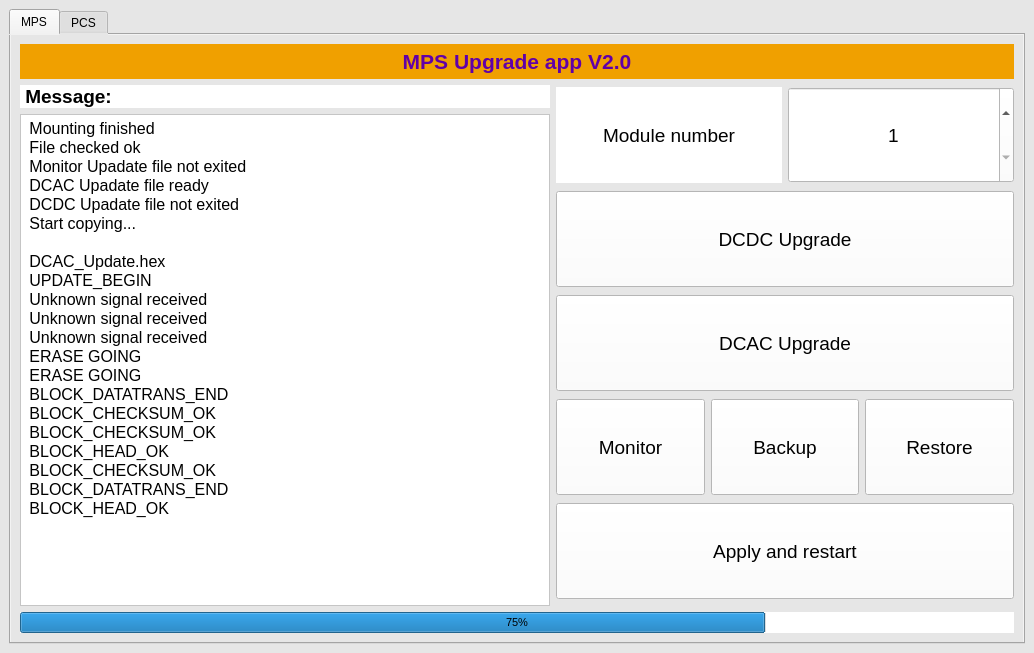
<?xml version="1.0" encoding="UTF-8"?>
<ui version="4.0">
 <class>UpgradeTools</class>
 <widget class="QMainWindow" name="UpgradeTools">
  <property name="geometry">
   <rect>
    <x>0</x>
    <y>0</y>
    <width>1034</width>
    <height>653</height>
   </rect>
  </property>
  <property name="windowTitle">
   <string>UpgradeTools</string>
  </property>
  <widget class="QWidget" name="centralwidget">
   <property name="styleSheet">
    <string notr="true">background-color: rgb(230, 230, 230);</string>
   </property>
   <layout class="QGridLayout" name="gridLayout_2">
    <item row="0" column="1">
     <widget class="QTabWidget" name="tabWidget">
      <property name="currentIndex">
       <number>0</number>
      </property>
      <property name="usesScrollButtons">
       <bool>true</bool>
      </property>
      <property name="documentMode">
       <bool>false</bool>
      </property>
      <property name="tabsClosable">
       <bool>false</bool>
      </property>
      <property name="movable">
       <bool>false</bool>
      </property>
      <property name="tabBarAutoHide">
       <bool>false</bool>
      </property>
      <widget class="QWidget" name="MPS">
       <attribute name="title">
        <string>MPS</string>
       </attribute>
       <layout class="QGridLayout" name="gridLayout">
        <item row="0" column="0">
         <widget class="QLabel" name="label">
          <property name="minimumSize">
           <size>
            <width>0</width>
            <height>35</height>
           </size>
          </property>
          <property name="font">
           <font>
            <pointsize>16</pointsize>
            <weight>75</weight>
            <bold>true</bold>
           </font>
          </property>
          <property name="styleSheet">
           <string notr="true">background-color: rgb(240, 160, 0);
color: rgb(97, 0, 167);</string>
          </property>
          <property name="text">
           <string>MPS Upgrade app V2.0</string>
          </property>
          <property name="alignment">
           <set>Qt::AlignCenter</set>
          </property>
         </widget>
        </item>
        <item row="1" column="0">
         <layout class="QHBoxLayout" name="horizontalLayout" stretch="1,1">
          <item>
           <layout class="QVBoxLayout" name="verticalLayout_3">
            <item>
             <widget class="QLabel" name="Message_label">
              <property name="minimumSize">
               <size>
                <width>530</width>
                <height>0</height>
               </size>
              </property>
              <property name="maximumSize">
               <size>
                <width>16777215</width>
                <height>16777215</height>
               </size>
              </property>
              <property name="font">
               <font>
                <pointsize>14</pointsize>
                <weight>75</weight>
                <bold>true</bold>
               </font>
              </property>
              <property name="styleSheet">
               <string notr="true">background-color: rgb(255, 255, 255);</string>
              </property>
              <property name="text">
               <string> Message:</string>
              </property>
             </widget>
            </item>
            <item>
             <widget class="QPlainTextEdit" name="plainTextEdit">
              <property name="minimumSize">
               <size>
                <width>530</width>
                <height>0</height>
               </size>
              </property>
              <property name="maximumSize">
               <size>
                <width>16777215</width>
                <height>16777215</height>
               </size>
              </property>
              <property name="font">
               <font>
                <pointsize>12</pointsize>
               </font>
              </property>
              <property name="styleSheet">
               <string notr="true">background-color: rgb(255, 255, 255);</string>
              </property>
              <property name="readOnly">
               <bool>true</bool>
              </property>
              <property name="plainText">
               <string> Mounting finished 
 File checked ok 
 Monitor Upadate file not exited 
 DCAC Upadate file ready 
 DCDC Upadate file not exited 
 Start copying...

 DCAC_Update.hex 
 UPDATE_BEGIN 
 Unknown signal received 
 Unknown signal received 
 Unknown signal received 
 ERASE GOING 
 ERASE GOING 
 BLOCK_DATATRANS_END
 BLOCK_CHECKSUM_OK 
 BLOCK_CHECKSUM_OK
 BLOCK_HEAD_OK
 BLOCK_CHECKSUM_OK
 BLOCK_DATATRANS_END
 BLOCK_HEAD_OK 
</string>
              </property>
             </widget>
            </item>
           </layout>
          </item>
          <item>
           <layout class="QVBoxLayout" name="verticalLayout_2">
            <item>
             <layout class="QHBoxLayout" name="horizontalLayout_2">
              <item>
               <widget class="QLabel" name="Modnum_label">
                <property name="font">
                 <font>
                  <pointsize>14</pointsize>
                 </font>
                </property>
                <property name="styleSheet">
                 <string notr="true">background-color: rgb(255, 255, 255);</string>
                </property>
                <property name="text">
                 <string>Module number</string>
                </property>
                <property name="alignment">
                 <set>Qt::AlignCenter</set>
                </property>
               </widget>
              </item>
              <item>
               <widget class="QSpinBox" name="spinBox">
                <property name="minimumSize">
                 <size>
                  <width>0</width>
                  <height>96</height>
                 </size>
                </property>
                <property name="font">
                 <font>
                  <pointsize>14</pointsize>
                 </font>
                </property>
                <property name="styleSheet">
                 <string notr="true">background-color: rgb(255, 255, 255);</string>
                </property>
                <property name="alignment">
                 <set>Qt::AlignCenter</set>
                </property>
                <property name="minimum">
                 <number>1</number>
                </property>
                <property name="maximum">
                 <number>99</number>
                </property>
                <property name="value">
                 <number>1</number>
                </property>
               </widget>
              </item>
             </layout>
            </item>
            <item>
             <widget class="QPushButton" name="DCDC_btn">
              <property name="minimumSize">
               <size>
                <width>450</width>
                <height>96</height>
               </size>
              </property>
              <property name="font">
               <font>
                <pointsize>14</pointsize>
               </font>
              </property>
              <property name="styleSheet">
               <string notr="true">background-color: rgb(255, 255, 255);</string>
              </property>
              <property name="text">
               <string>DCDC Upgrade</string>
              </property>
             </widget>
            </item>
            <item>
             <widget class="QPushButton" name="DCAC_btn">
              <property name="minimumSize">
               <size>
                <width>0</width>
                <height>96</height>
               </size>
              </property>
              <property name="font">
               <font>
                <pointsize>14</pointsize>
               </font>
              </property>
              <property name="styleSheet">
               <string notr="true">background-color: rgb(255, 255, 255);</string>
              </property>
              <property name="text">
               <string>DCAC Upgrade</string>
              </property>
             </widget>
            </item>
            <item>
             <layout class="QHBoxLayout" name="horizontalLayout_3">
              <item>
               <widget class="QPushButton" name="Monitor_btn">
                <property name="minimumSize">
                 <size>
                  <width>0</width>
                  <height>96</height>
                 </size>
                </property>
                <property name="font">
                 <font>
                  <pointsize>14</pointsize>
                 </font>
                </property>
                <property name="styleSheet">
                 <string notr="true">background-color: rgb(255, 255, 255);</string>
                </property>
                <property name="text">
                 <string>Monitor</string>
                </property>
               </widget>
              </item>
              <item>
               <widget class="QPushButton" name="Backup_btn">
                <property name="minimumSize">
                 <size>
                  <width>0</width>
                  <height>96</height>
                 </size>
                </property>
                <property name="font">
                 <font>
                  <pointsize>14</pointsize>
                 </font>
                </property>
                <property name="styleSheet">
                 <string notr="true">background-color: rgb(255, 255, 255);</string>
                </property>
                <property name="text">
                 <string>Backup</string>
                </property>
               </widget>
              </item>
              <item>
               <widget class="QPushButton" name="Restore_btn">
                <property name="minimumSize">
                 <size>
                  <width>0</width>
                  <height>96</height>
                 </size>
                </property>
                <property name="font">
                 <font>
                  <pointsize>14</pointsize>
                 </font>
                </property>
                <property name="styleSheet">
                 <string notr="true">background-color: rgb(255, 255, 255);</string>
                </property>
                <property name="text">
                 <string>Restore</string>
                </property>
               </widget>
              </item>
             </layout>
            </item>
            <item>
             <widget class="QPushButton" name="Apply_btn">
              <property name="minimumSize">
               <size>
                <width>0</width>
                <height>96</height>
               </size>
              </property>
              <property name="font">
               <font>
                <pointsize>14</pointsize>
               </font>
              </property>
              <property name="styleSheet">
               <string notr="true">background-color: rgb(255, 255, 255);</string>
              </property>
              <property name="text">
               <string>Apply and restart</string>
              </property>
             </widget>
            </item>
           </layout>
          </item>
         </layout>
        </item>
        <item row="2" column="0">
         <widget class="QProgressBar" name="progressBar">
          <property name="minimumSize">
           <size>
            <width>980</width>
            <height>0</height>
           </size>
          </property>
          <property name="maximumSize">
           <size>
            <width>16777215</width>
            <height>16777215</height>
           </size>
          </property>
          <property name="font">
           <font>
            <pointsize>8</pointsize>
           </font>
          </property>
          <property name="styleSheet">
           <string notr="true">background-color: rgb(255, 255, 255);
border-color: rgb(255, 255, 255);</string>
          </property>
          <property name="value">
           <number>75</number>
          </property>
          <property name="alignment">
           <set>Qt::AlignCenter</set>
          </property>
          <property name="textVisible">
           <bool>true</bool>
          </property>
          <property name="invertedAppearance">
           <bool>false</bool>
          </property>
          <property name="textDirection">
           <enum>QProgressBar::TopToBottom</enum>
          </property>
         </widget>
        </item>
       </layout>
      </widget>
      <widget class="QWidget" name="MEGA">
       <attribute name="title">
        <string>PCS</string>
       </attribute>
       <layout class="QGridLayout" name="gridLayout_3">
        <item row="0" column="0">
         <widget class="QLabel" name="label_6">
          <property name="minimumSize">
           <size>
            <width>0</width>
            <height>35</height>
           </size>
          </property>
          <property name="font">
           <font>
            <pointsize>16</pointsize>
            <weight>75</weight>
            <bold>true</bold>
           </font>
          </property>
          <property name="styleSheet">
           <string notr="true">background-color: rgb(240, 160, 0);
color: rgb(97, 0, 167);</string>
          </property>
          <property name="text">
           <string>PCS Upgrade Tools V2.0</string>
          </property>
          <property name="alignment">
           <set>Qt::AlignCenter</set>
          </property>
         </widget>
        </item>
        <item row="1" column="0">
         <layout class="QHBoxLayout" name="horizontalLayout_4" stretch="1,1">
          <item>
           <layout class="QVBoxLayout" name="verticalLayout_4">
            <item>
             <layout class="QHBoxLayout" name="horizontalLayout_5">
              <item>
               <widget class="QLabel" name="Modnum_label_2">
                <property name="font">
                 <font>
                  <pointsize>14</pointsize>
                 </font>
                </property>
                <property name="styleSheet">
                 <string notr="true">background-color: rgb(255, 255, 255);</string>
                </property>
                <property name="text">
                 <string>Module number</string>
                </property>
                <property name="alignment">
                 <set>Qt::AlignCenter</set>
                </property>
               </widget>
              </item>
              <item>
               <widget class="QSpinBox" name="spinBox_2">
                <property name="minimumSize">
                 <size>
                  <width>0</width>
                  <height>96</height>
                 </size>
                </property>
                <property name="font">
                 <font>
                  <pointsize>14</pointsize>
                 </font>
                </property>
                <property name="styleSheet">
                 <string notr="true">background-color: rgb(255, 255, 255);</string>
                </property>
                <property name="alignment">
                 <set>Qt::AlignCenter</set>
                </property>
                <property name="minimum">
                 <number>1</number>
                </property>
                <property name="maximum">
                 <number>99</number>
                </property>
                <property name="value">
                 <number>1</number>
                </property>
               </widget>
              </item>
             </layout>
            </item>
            <item>
             <widget class="QLabel" name="Message_label_2">
              <property name="minimumSize">
               <size>
                <width>530</width>
                <height>0</height>
               </size>
              </property>
              <property name="maximumSize">
               <size>
                <width>16777215</width>
                <height>16777215</height>
               </size>
              </property>
              <property name="font">
               <font>
                <pointsize>14</pointsize>
                <weight>75</weight>
                <bold>true</bold>
               </font>
              </property>
              <property name="styleSheet">
               <string notr="true">background-color: rgb(255, 255, 255);</string>
              </property>
              <property name="text">
               <string> Message:</string>
              </property>
             </widget>
            </item>
            <item>
             <widget class="QPlainTextEdit" name="plainTextEdit_2">
              <property name="minimumSize">
               <size>
                <width>530</width>
                <height>0</height>
               </size>
              </property>
              <property name="maximumSize">
               <size>
                <width>16777215</width>
                <height>16777215</height>
               </size>
              </property>
              <property name="font">
               <font>
                <pointsize>12</pointsize>
               </font>
              </property>
              <property name="styleSheet">
               <string notr="true">background-color: rgb(255, 255, 255);</string>
              </property>
              <property name="readOnly">
               <bool>true</bool>
              </property>
              <property name="plainText">
               <string> Mounting finished 
 File checked ok 
 Monitor.hex not exited
 DSPUpadate ok
 Start copying...
 
 DSPUpdate.hex
 UPDATE_BEGIN</string>
              </property>
             </widget>
            </item>
           </layout>
          </item>
          <item>
           <layout class="QVBoxLayout" name="verticalLayout_5">
            <item>
             <layout class="QHBoxLayout" name="horizontalLayout_7">
              <item>
               <widget class="QPushButton" name="Monitor_hex_btn">
                <property name="minimumSize">
                 <size>
                  <width>0</width>
                  <height>96</height>
                 </size>
                </property>
                <property name="font">
                 <font>
                  <pointsize>14</pointsize>
                 </font>
                </property>
                <property name="styleSheet">
                 <string notr="true">background-color: rgb(255, 255, 255);</string>
                </property>
                <property name="text">
                 <string>Monitor.hex</string>
                </property>
               </widget>
              </item>
              <item>
               <widget class="QPushButton" name="DSP_hex_btn">
                <property name="minimumSize">
                 <size>
                  <width>0</width>
                  <height>96</height>
                 </size>
                </property>
                <property name="font">
                 <font>
                  <pointsize>14</pointsize>
                 </font>
                </property>
                <property name="styleSheet">
                 <string notr="true">background-color: rgb(255, 255, 255);</string>
                </property>
                <property name="text">
                 <string>DSPUpdate.hex</string>
                </property>
               </widget>
              </item>
             </layout>
            </item>
            <item>
             <layout class="QHBoxLayout" name="horizontalLayout_8">
              <item>
               <widget class="QLabel" name="label_9">
                <property name="minimumSize">
                 <size>
                  <width>0</width>
                  <height>96</height>
                 </size>
                </property>
                <property name="font">
                 <font>
                  <pointsize>14</pointsize>
                 </font>
                </property>
                <property name="styleSheet">
                 <string notr="true">background-color: rgb(255, 255, 255);</string>
                </property>
                <property name="text">
                 <string>Baud rate</string>
                </property>
                <property name="alignment">
                 <set>Qt::AlignCenter</set>
                </property>
               </widget>
              </item>
              <item>
               <widget class="QPushButton" name="BaudRate_btn">
                <property name="minimumSize">
                 <size>
                  <width>0</width>
                  <height>96</height>
                 </size>
                </property>
                <property name="font">
                 <font>
                  <pointsize>14</pointsize>
                 </font>
                </property>
                <property name="styleSheet">
                 <string notr="true">background-color: rgb(255, 255, 255);</string>
                </property>
                <property name="text">
                 <string>500k</string>
                </property>
               </widget>
              </item>
             </layout>
            </item>
            <item>
             <layout class="QHBoxLayout" name="horizontalLayout_6">
              <item>
               <widget class="QPushButton" name="Monitor_btn_2">
                <property name="minimumSize">
                 <size>
                  <width>0</width>
                  <height>96</height>
                 </size>
                </property>
                <property name="font">
                 <font>
                  <pointsize>14</pointsize>
                 </font>
                </property>
                <property name="styleSheet">
                 <string notr="true">background-color: rgb(255, 255, 255);</string>
                </property>
                <property name="text">
                 <string>Monitor</string>
                </property>
               </widget>
              </item>
              <item>
               <widget class="QPushButton" name="Backup_btn_2">
                <property name="minimumSize">
                 <size>
                  <width>0</width>
                  <height>96</height>
                 </size>
                </property>
                <property name="font">
                 <font>
                  <pointsize>14</pointsize>
                 </font>
                </property>
                <property name="styleSheet">
                 <string notr="true">background-color: rgb(255, 255, 255);</string>
                </property>
                <property name="text">
                 <string>Backup</string>
                </property>
               </widget>
              </item>
              <item>
               <widget class="QPushButton" name="Restore_btn_2">
                <property name="minimumSize">
                 <size>
                  <width>0</width>
                  <height>96</height>
                 </size>
                </property>
                <property name="font">
                 <font>
                  <pointsize>14</pointsize>
                 </font>
                </property>
                <property name="styleSheet">
                 <string notr="true">background-color: rgb(255, 255, 255);</string>
                </property>
                <property name="text">
                 <string>Restore</string>
                </property>
               </widget>
              </item>
             </layout>
            </item>
            <item>
             <widget class="QPushButton" name="PCS_btn">
              <property name="minimumSize">
               <size>
                <width>0</width>
                <height>96</height>
               </size>
              </property>
              <property name="font">
               <font>
                <pointsize>14</pointsize>
               </font>
              </property>
              <property name="styleSheet">
               <string notr="true">background-color: rgb(255, 255, 255);</string>
              </property>
              <property name="text">
               <string>DSP Upgrade</string>
              </property>
             </widget>
            </item>
            <item>
             <widget class="QPushButton" name="Apply_btn_2">
              <property name="minimumSize">
               <size>
                <width>0</width>
                <height>96</height>
               </size>
              </property>
              <property name="font">
               <font>
                <pointsize>14</pointsize>
               </font>
              </property>
              <property name="styleSheet">
               <string notr="true">background-color: rgb(255, 255, 255);</string>
              </property>
              <property name="text">
               <string>Restart</string>
              </property>
             </widget>
            </item>
           </layout>
          </item>
         </layout>
        </item>
        <item row="2" column="0">
         <widget class="QProgressBar" name="progressBar_2">
          <property name="minimumSize">
           <size>
            <width>980</width>
            <height>0</height>
           </size>
          </property>
          <property name="maximumSize">
           <size>
            <width>16777215</width>
            <height>16777215</height>
           </size>
          </property>
          <property name="font">
           <font>
            <pointsize>8</pointsize>
           </font>
          </property>
          <property name="styleSheet">
           <string notr="true">background-color: rgb(255, 255, 255);
border-color: rgb(255, 255, 255);</string>
          </property>
          <property name="value">
           <number>10</number>
          </property>
          <property name="alignment">
           <set>Qt::AlignCenter</set>
          </property>
          <property name="textVisible">
           <bool>true</bool>
          </property>
          <property name="invertedAppearance">
           <bool>false</bool>
          </property>
          <property name="textDirection">
           <enum>QProgressBar::TopToBottom</enum>
          </property>
         </widget>
        </item>
       </layout>
      </widget>
     </widget>
    </item>
   </layout>
  </widget>
 </widget>
 <resources/>
 <connections/>
</ui>
